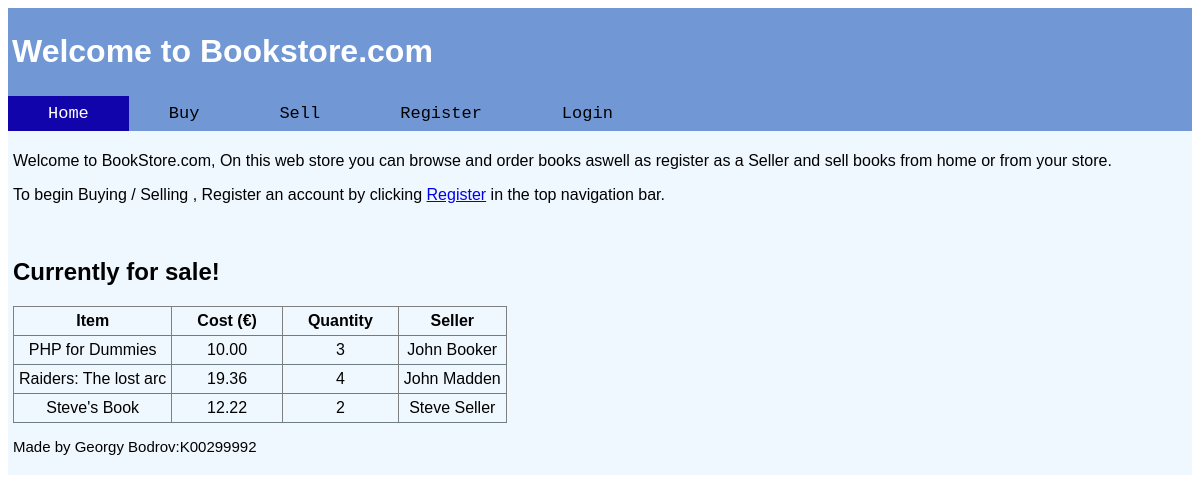
The page / on the database its author committed.
### tables this page shows
CREATE TABLE `products` (
  `productID` int(11) NOT NULL,
  `itemName` varchar(60) NOT NULL,
  `cost` double(5,2) NOT NULL,
  `quantity` int(11) NOT NULL,
  `sellerID` int(11) NOT NULL
);

### index.php (the view, shortened to what this page needs)
<!DOCTYPE html>
<html lang="en">
    <head>
        <link rel="stylesheet" href="styles.css" />
    </head>
    <body>
    <?php
    include ('connection.php');
    ?>
    <div class="titlebar">
        <h1>Welcome to Bookstore.com</h1>
    </div>
    <div class="topnav">
    <a class="active" href="index.php">Home</a>
    <a href="buy.php">Buy</a>
    <a href="sell.php">Sell</a>
    <a href="register.php">Register</a>
    <?php if (isset($_SESSION['logged_in'])): ?>
        <a href="logout.php">Logout</a>
    <?php else: ?><a href="login.php">Login</a>
    <?php endif; ?>
    </div>
    <div class="Main">
    <p>Welcome to BookStore.com, On this web store you can browse and order books aswell as register as a Seller and sell books from home or
        from your store.</p>
    <p>To begin Buying / Selling , Register an account by clicking <a href ="register.php">Register</a> in the top navigation bar.</p>
    <br>
    <h2>Currently for sale!</h2>
    <?php
    $stock = mysqli_query($db, 'SELECT products.itemName,products.cost,products.quantity,concat(sellers.firstname," ",sellers.lastname) AS sellername FROM sellers,products WHERE sellers.sellerID = products.sellerID');
        if($stock){
        if(mysqli_num_rows($stock) == 0){
            echo "<h3>Currently Nobody is Selling :(</h3>";
        }
        else{
            echo "<table border='1' >";
            echo "<tr><th>Item</th><th>Cost (€)</th><th>Quantity</th><th>Seller</th></tr>";
            while($row = mysqli_fetch_assoc($stock)){
                echo "<tr>";
                foreach($row as $value)
                {
                    echo "<td>$value</td>";
                }
                echo "</tr>";
            }
            echo "</table>";
        }
    }
    else {
        echo "<h3>Error x.x</h3>";
    }
    ?>
    <p style=font-size:15px>Made by Georgy Bodrov:K00299992</p>
    </div>
    </body>
</html>

### styles.css (style rules this page uses)
.titlebar { background-color: #7197d5; color: #ffffff; font-family: "Copperplate", "Copperplate", sans-serif; padding: 4px; width: 100%; box-sizing: border-box; }
.topnav { background-color: #7197d5; overflow: hidden; }
.topnav a { float: left; color: #000000; text-align: center; padding: 8px 40px; text-decoration: dashed; font-size: 17px; font-family: "Monaco", "Courier New", monospace; }
.topnav a.active { background-color: #1104aa; color: white; }
.Main { background-color: aliceblue; padding:5px; font-family: "Helvetica", "Helvetica", sans-serif; }
table { border-collapse:collapse; }
th,tr { border-bottom: 1px solid #6f7d85; text-align: center; }
tr:nth-child(even) { background-color: #b9e5e5; }
th { padding:5px 25px; }
.regtable tr,td { background-color: aliceblue; padding:5px; text-align: center; }

### rows shown on the page
products: itemName "PHP for Dummies", cost "10.00", quantity "3", value "John Booker"
products: itemName "Raiders: The lost arc", cost "19.36", quantity "4", value "John Madden"
products: itemName "Steve's Book", cost "12.22", quantity "2", value "Steve Seller"
